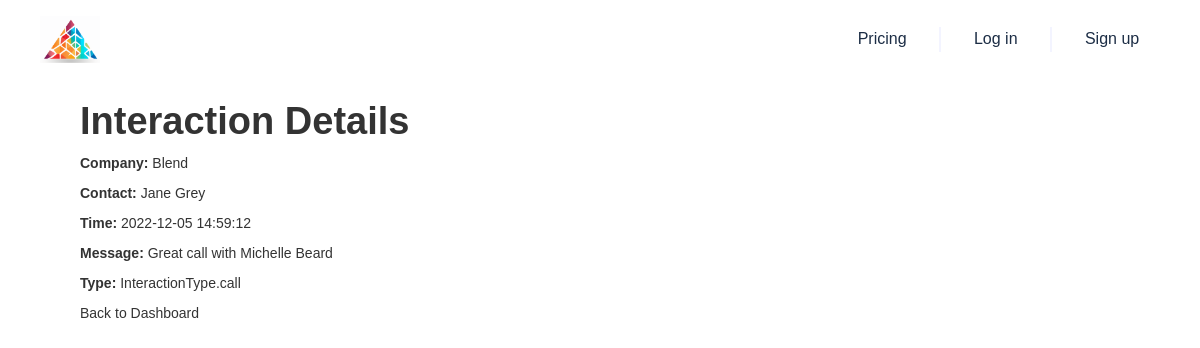
The page /interaction_details/1 on the database as committed earlier.
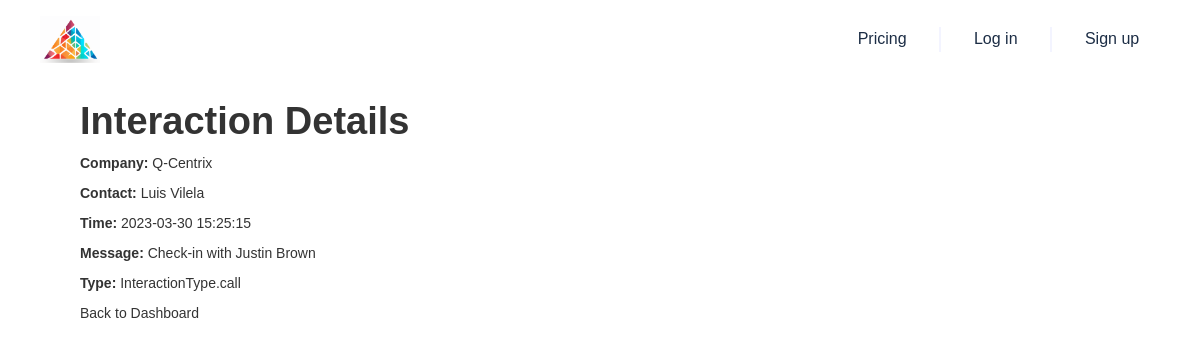
The same page on the database as committed later.
### app/models.py (models this page shows, shortened)
class Account(db.Model):
    __tablename__ = 'account'
    Id = db.Column(db.String, primary_key=True)
    IsDeleted = db.Column(db.Boolean)
    MasterRecordId = db.Column(db.String)
    Name = db.Column(db.String)
    Type = db.Column(db.String)
    ParentId = db.Column(db.String)
    BillingStreet = db.Column(db.String)
    BillingCity = db.Column(db.String)
    BillingState = db.Column(db.String)
    BillingPostalCode = db.Column(db.String)
    BillingCountry = db.Column(db.String)
    BillingLatitude = db.Column(db.Float)
    BillingLongitude = db.Column(db.Float)
    BillingGeocodeAccuracy = db.Column(db.String)
    ShippingStreet = db.Column(db.String)
    ShippingCity = db.Column(db.String)
    ShippingState = db.Column(db.String)
    ShippingPostalCode = db.Column(db.String)
    ShippingCountry = db.Column(db.String)
    ShippingLatitude = db.Column(db.Float)
    ShippingLongitude = db.Column(db.Float)
    ShippingGeocodeAccuracy = db.Column(db.String)
    Phone = db.Column(db.String)
    Fax = db.Column(db.String)
    AccountNumber = db.Column(db.String)
    Website = db.Column(db.String)
    PhotoUrl = db.Column(db.String)
    Sic = db.Column(db.String)
    Industry = db.Column(db.String)
    AnnualRevenue = db.Column(db.Float)
    NumberOfEmployees = db.Column(db.Integer)
    Ownership = db.Column(db.String)
    TickerSymbol = db.Column(db.String)
    Description = db.Column(db.String)
    Rating = db.Column(db.String)
    Site = db.Column(db.String)
    OwnerId = db.Column(db.String)
    CreatedDate = db.Column(db.DateTime)
    CreatedById = db.Column(db.String)
    LastModifiedDate = db.Column(db.DateTime)
    LastModifiedById = db.Column(db.String)
    SystemModstamp = db.Column(db.DateTime)
    LastActivityDate = db.Column(db.Date)
    LastViewedDate = db.Column(db.Date)
    LastReferencedDate = db.Column(db.Date)
    Jigsaw = db.Column(db.String)
    JigsawCompanyId = db.Column(db.String)
    CleanStatus = db.Column(db.String)
    AccountSource = db.Column(db.String)
    DunsNumber = db.Column(db.String)
    Tradestyle = db.Column(db.String)
    NaicsCode = db.Column(db.String)
    NaicsDesc = db.Column(db.String)
    YearStarted = db.Column(db.String)
    SicDesc = db.Column(db.String)
    DandbCompanyId = db.Column(db.String)
    OperatingHoursId = db.Column(db.String)
    CustomerPriority__c = db.Column(db.String)
    SLA__c = db.Column(db.String)
    Active__c = db.Column(db.String)
    NumberofLocations__c = db.Column(db.Float)
    UpsellOpportunity__c = db.Column(db.String)
    SLASerialNumber__c = db.Column(db.String)
    SLAExpirationDate__c = db.Column(db.Date)
    Rank = db.Column(db.Integer)
    Notes = db.Column(db.Text)
    Score = db.Column(db.Float)
    Overview = db.Column(db.Text)
    Products = db.Column(db.Text)
    Market = db.Column(db.Text)
    Achievements = db.Column(db.Text)
    IndustryPain = db.Column(db.Text)
    Concerns = db.Column(db.Text)
    OperationalChallenges = db.Column(db.Text)
    LatestNews = db.Column(db.Text)
    RecentEvents = db.Column(db.Text)
    CustomerFeedback = db.Column(db.Text)
    RecentPartnerships = db.Column(db.Text)
    Recommendations = db.Column(db.Text)
    Headcount = db.Column(db.Integer)
    TechColumn = db.Column(db.String)
    IntegrationStatus = db.Column(db.Enum('integration', 'neutral', 'competitor', name='integration_status_enum'))
    SubIndustry = db.Column(db.String)

class Contact(db.Model):
    __tablename__ = 'contact'
    Id = db.Column(db.String, primary_key=True)
    IsDeleted = db.Column(db.Boolean)
    MasterRecordId = db.Column(db.String)
    AccountId = db.Column(db.String, db.ForeignKey('account.Id'))
    LastName = db.Column(db.String)
    FirstName = db.Column(db.String)
    Salutation = db.Column(db.String)
    Name = db.Column(db.String)
    MailingStreet = db.Column(db.String)
    MailingCity = db.Column(db.String)
    MailingState = db.Column(db.String)
    MailingPostalCode = db.Column(db.String)
    MailingCountry = db.Column(db.String)
    MailingLatitude = db.Column(db.Float)
    MailingLongitude = db.Column(db.Float)
    MailingGeocodeAccuracy = db.Column(db.String)
    Phone = db.Column(db.String)
    Fax = db.Column(db.String)
    MobilePhone = db.Column(db.String)
    HomePhone = db.Column(db.String)
    OtherPhone = db.Column(db.String)
    AssistantPhone = db.Column(db.String)
    ReportsToId = db.Column(db.String)
    Email = db.Column(db.String)
    Title = db.Column(db.String)
    Department = db.Column(db.String)
    AssistantName = db.Column(db.String)
    LeadSource = db.Column(db.String)
    Birthdate = db.Column(db.Date)
    Description = db.Column(db.String)
    OwnerId = db.Column(db.String)
    CreatedDate = db.Column(db.DateTime)
    CreatedById = db.Column(db.String)
    LastModifiedDate = db.Column(db.DateTime)
    LastModifiedById = db.Column(db.String)
    SystemModstamp = db.Column(db.DateTime)
    LastActivityDate = db.Column(db.Date)
    LastCURequestDate = db.Column(db.Date)
    LastCUUpdateDate = db.Column(db.Date)
    LastViewedDate = db.Column(db.Date)
    LastReferencedDate = db.Column(db.Date)
    EmailBouncedReason = db.Column(db.String)
    EmailBouncedDate = db.Column(db.Date)
    IsEmailBounced = db.Column(db.Boolean)
    PhotoUrl = db.Column(db.String)
    Jigsaw = db.Column(db.String)
    JigsawContactId = db.Column(db.String)
    CleanStatus = db.Column(db.String)
    IndividualId = db.Column(db.String)
    Level__c = db.Column(db.String)
    Languages__c = db.Column(db.String)
    JobRank = db.Column(db.Integer)
    Recommendation = db.Column(db.Text)
    IsPartnerRep = db.Column(db.Boolean, default=False)
    LinkedInUrl = db.Column(db.String)

class Interaction(db.Model):
    __tablename__ = 'interaction'
    id = db.Column(db.Integer, primary_key=True)
    interaction_type = db.Column(db.Enum(InteractionType))
    description = db.Column(db.String)
    timestamp = db.Column(db.DateTime, default=datetime.utcnow)
    account_id = db.Column(db.String, db.ForeignKey('account.Id'))
    user_id = db.Column(db.String, db.ForeignKey('users.id'))
    contactId = db.Column(db.String, db.ForeignKey('contact.Id'))
    account = db.relationship('Account', backref=db.backref('interactions', lazy=True))
    user = db.relationship('User', backref=db.backref('interactions', lazy=True))

### main.py (the view)
@app.route('/interaction_details/<int:interaction_id>')
def interaction_details(interaction_id):
    interaction = Interaction.query.get_or_404(interaction_id)
    account = Account.query.get(interaction.account_id)
    contact = Contact.query.get(interaction.contactId)
    return render_template('interaction_details.html', interaction=interaction, account=account, contact=contact,
                           interaction_id=interaction_id)

### templates/interaction_details.html
{% extends "base.html" %}
{% block content %}
    <div class="container">
        <h1>Interaction Details</h1>
        <p><strong>Company:</strong> {{ account.Name }}</p>
        <p><strong>Contact:</strong> {{ contact.Name }}</p>
        <p><strong>Time:</strong> {{ interaction.timestamp.strftime("%Y-%m-%d %H:%M:%S") }}</p>
        <p><strong>Message:</strong> {{ interaction.description }}</p>
        <p><strong>Type:</strong> {{ interaction.interaction_type }}</p>
        <a href="{{ url_for('sdr_dashboard') }}">Back to Dashboard</a>
    </div>
{% endblock %}

### templates/base.html (shortened to what this page needs)
<!DOCTYPE html>
<head>
    <link href="../static/css/normalize.css" rel="stylesheet" type="text/css">
    <link href="../static/css/webflow.css" rel="stylesheet" type="text/css">
    <link href="../static/css/code-output.webflow.css" rel="stylesheet" type="text/css">
</head>
<body>
<div class="page-wrapper">
    <div>
        <div data-animation="default" data-collapse="none" data-duration="400" data-easing="ease" data-easing2="ease" role="banner" class="nav w-nav">
            <div class="nav-container ">
                <a href="{{url_for('index')}}" class="nav-logo-link w-inline-block"><img src="../static/img/Screenshot-2023-09-23-at-2.34.00-PM.png" loading="lazy" width="60" height="Auto" alt="" srcset="../static/img/Screenshot-2023-09-23-at-2.34.00-PM.png 500w, ../static/img/Screenshot-2023-09-23-at-2.34.00-PM.png 766w" sizes="60.000003814697266px"></a>
                <nav role="navigation" class="nav-menu w-nav-menu">
                    <a href="{{url_for('pricing_faq')}}" class="icon-button nav-button w-inline-block">
                        <div class="flex-row-center">
                            <div>Pricing</div>
                        </div>
                    </a>
                    <div class="nav-line"></div>
                    {% if current_user.is_authenticated %}
                    <a href="{{url_for('dash')}}" class="icon-button nav-button w-inline-block">
                        <div class="flex-row-center">
                            <div>Dashboard</div>
                        </div>
                    </a>
                    <div class="nav-line"></div>
                    <a href="{{url_for('logout')}}" class="icon-button nav-button w-inline-block">
                        <div class="flex-row-center">
                            <div>Logout</div>
                        </div>
                    </a>
                    {% else %}
                    <a href="{{url_for('login')}}" class="icon-button nav-button w-inline-block">
                        <div class="flex-row-center">
                            <div>Log in</div>
                        </div>
                    </a>
                    <div class="nav-line"></div>
                    <a href="{{url_for('signup')}}" class="icon-button nav-button w-inline-block">
                        <div class="flex-row-center">
                            <div>Sign up</div>
                        </div>
                    </a>
                    {% endif %}
                </nav>
            </div>
        </div>
    </div>
    {% block content %}{% endblock %}
    <br><br>
</div>
</body>
</html>

### static/css/webflow.css (style rules this page uses)
* { -webkit-box-sizing: border-box; -moz-box-sizing: border-box; box-sizing: border-box; }
body { margin: 0; min-height: 100%; background-color: #fff; font-family: Arial, sans-serif; font-size: 14px; line-height: 20px; color: #333; }
img { max-width: 100%; vertical-align: middle; display: inline-block; }
.w-inline-block { max-width: 100%; display: inline-block; }
h1, h2, h3, h4, h5, h6 { font-weight: bold; margin-bottom: 10px; }
h1 { font-size: 38px; line-height: 44px; margin-top: 20px; }
p { margin-top: 0; margin-bottom: 10px; }
.w-nav { position: relative; background: #dddddd; z-index: 1000; }
.w-nav:before, .w-nav:after { content: " "; display: table; grid-column-start: 1; grid-row-start: 1; grid-column-end: 2; grid-row-end: 2; }
.w-nav:after { clear: both; }
.w-nav-menu { position: relative; float: right; }

### templates/base.html (style rules this page uses)
a { color: inherit; text-decoration: inherit; font-size: inherit; }
.nav-container { display: flex; justify-content: space-between; align-items: center; }

Rows that differ between the two databases and show on the page:
no longer on this page (row edited): Account: Name "Blend"
no longer on this page (row edited): Contact: Name "Jane Grey"
now on this page (row unchanged): Account: Name "Q-Centrix"
now on this page (row edited): Contact: Name "Luis Vilela"
changed Interaction "InteractionType.call": timestamp "2022-12-05 14:59:12" → "2023-03-30 15:25:15"; description "Great call with Michelle Beard" → "Check-in with Justin Brown"
